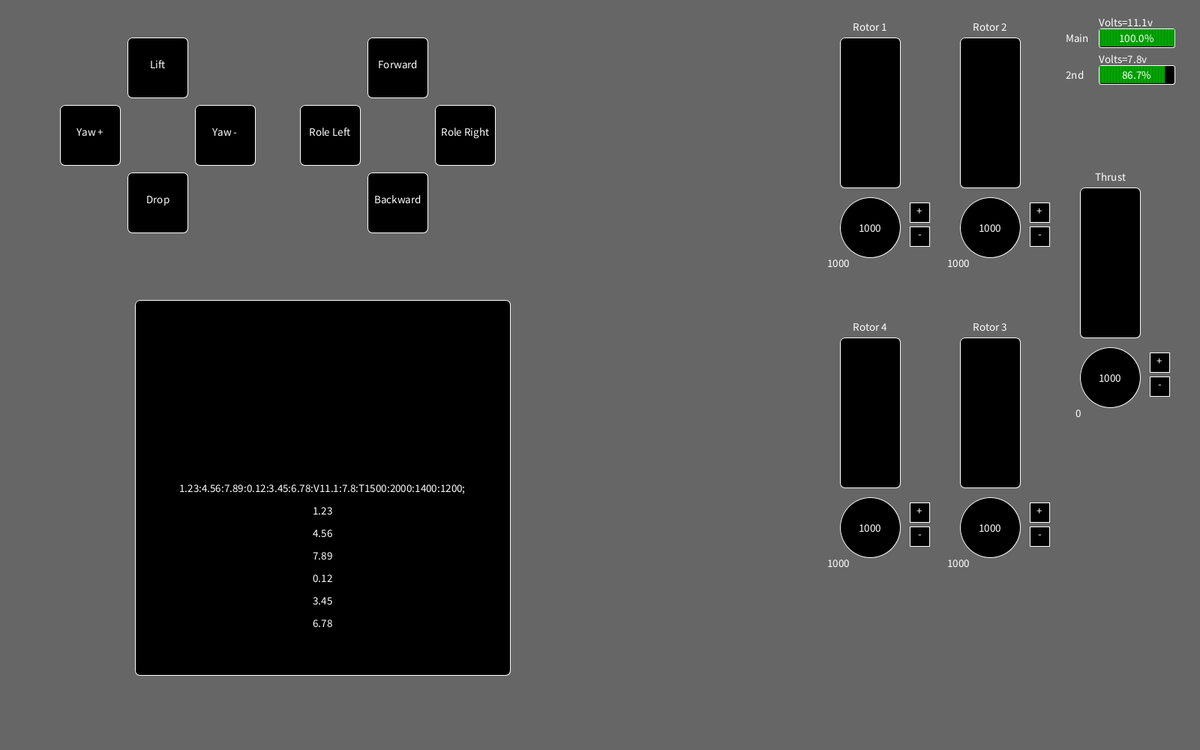
Frame 1 (no input)
Frame 60 (the mouse pressed at the canvas centre just before this capture): identical to frame 1, image omitted
Frame 120 (the mouse held since frame 60 and released just before this capture): identical to frame 1, image omitted

The Processing sketch that drew this single still picture (run headless with seeded random() and noise(); from frame 60 on, the mouse is pressed at the canvas centre):

// Processing sketch: Drone_design_1
// ── Drone_design_1.pde
/*
17/05/2019
System still in design & development.
Added the incomming string functionality.
The incomming string will carry the MPU data,Battery Voltage, and Rotors thrust.
MPU data and Battery voltage can is derived from incomming string, rotor thrust is yet to be derived.
Many bugs to be rectified and removed yet.
Code is not pluggable yet
Next Update:
1)Incomming string will be able to derive rotor thrust value.
2)Outgoing string will be created.
3)Outgoing string will have 4 rotor thrust value instead of just one(i.e. each rotor's thrust will be sent independtly)
4)Remove all extra unused or unnecessary code.
The actual pluggable design of RC will be in Drone_design_pluggable.
*/

/////////////////////////////////////////////////////////////Global Variables/////////////////////////////////////////////////
float mw,valF;
int fontSize = 15;
int rectSize = 80;     // Diameter of rect
int power = 100;
int thrt_pow = 75;
String droneRead = "1.23:4.56:7.89:0.12:3.45:6.78:V11.1:7.8:T1500:2000:1400:1200;";

//////////////////////////////////////////////////////////////////////////////////////////////////////////////////////////////
//////////////////////////////////////////////////////////////////////////////////////////////////////////////////////////////

////////////////////////////////////////////////Variables for ControlButtons Class////////////////////////////////////////////

int rectX_thrst, rectY_thrst;      // Position of square button
int rectX_hld, rectY_hld;      // Position of square button
int rectX_lnd, rectY_lnd;      // Position of square button
int rectX_role_r, rectY_role_r;      // Position of square button
int rectX_role_l, rectY_role_l;      // Position of square button
int rectX_ptch_fwd, rectY_ptch_fwd;      // Position of square button
int rectX_ptch_bkd, rectY_ptch_bkd;      // Position of square button
int rectX_yaw_cw, rectY_yaw_cw;      // Position of square button
int rectX_yaw_ccw, rectY_yaw_ccw;      // Position of square button

//////////////////////////////////////////////////Constructor for ControlButtons Class////////////////////////////////////////

ControlButtons thrst = new ControlButtons(rectX_thrst, rectY_thrst, "Lift", 'w');
ControlButtons lnd = new ControlButtons(rectX_lnd, rectY_lnd, "Drop", 's');
ControlButtons role_l = new ControlButtons(rectX_role_r, rectY_role_r, "Role Left", '4');
ControlButtons role_r = new ControlButtons(rectX_role_l, rectY_role_l, "Role Right", '6');
ControlButtons ptch_fwd = new ControlButtons(rectX_ptch_fwd, rectY_ptch_fwd, "Forward", '8');
ControlButtons ptch_bkd = new ControlButtons(rectX_ptch_bkd, rectY_ptch_bkd, "Backward", '5');
ControlButtons yaw_cw = new ControlButtons(rectX_yaw_cw, rectY_yaw_cw, "Yaw +", 'a');
ControlButtons yaw_ccw = new ControlButtons(rectX_yaw_ccw, rectY_yaw_ccw, "Yaw -", 'd');
//ControlButtons hld = new ControlButtons((rectX_hld, rectY_hld, "Hold",' ');

//////////////////////////////////////////////////////////////////////////////////////////////////////////////////////////////
//////////////////////////////////////////////////////////////////////////////////////////////////////////////////////////////

////////////////////////////////////////////////Variables for Thrust Class////////////////////////////////////////////////////

int rectCol = 200;
int rot1_x, rot1_y;
int rot2_x, rot2_y;
int rot3_x, rot3_y;
int rot4_x, rot4_y;
int rot_x, rot_y;
int thrt_val_1=1000, thrt_val_2=1000, thrt_val_3=1000, thrt_val_4=1000, thrt_val=1000, prev_val;

/////////////////////////////////////////////////Constructor for Thrust Class/////////////////////////////////////////////////

Thrust rot0 = new Thrust(rot_x, rot_y, "Thrust", thrt_val);
Thrust rot1 = new Thrust(rot1_x, rot1_y, "Rotor 1", thrt_val_1,0);    //  ccw rotors
Thrust rot2 = new Thrust(rot2_x, rot2_y, "Rotor 2", thrt_val_2,1);    //  cw rotors
Thrust rot3 = new Thrust(rot3_x, rot3_y, "Rotor 3", thrt_val_3,2);    //  cw rotors
Thrust rot4 = new Thrust(rot4_x, rot4_y, "Rotor 4", thrt_val_4,3);    //  ccw rotors

//////////////////////////////////////////////////////////////////////////////////////////////////////////////////////////////
//////////////////////////////////////////////////////////////////////////////////////////////////////////////////////////////

////////////////////////////////////////////////Variables for Battery Class///////////////////////////////////////////////////

float vlt1,vlt2;
int bat1_pos_x, bat1_pos_y,bat2_pos_x,bat2_pos_y;
int batLen = 100,batWid = 25; 

/////////////////////////////////////////////////Constructor for Battery Class////////////////////////////////////////////////

Battery bt1 = new Battery(vlt1,bat1_pos_x,bat1_pos_y,"Main",11.1,0);
Battery bt2 = new Battery(vlt2,bat2_pos_x,bat2_pos_y,"2nd",9,1);

//////////////////////////////////////////////////////////////////////////////////////////////////////////////////////////////
//////////////////////////////////////////////////////////////////////////////////////////////////////////////////////////////

///////////////////////////////////////////////////Variables for MPU Class////////////////////////////////////////////////////

int mpuBox = 500;

///////////////////////////////////////////////////Constructor for MPU Class//////////////////////////////////////////////////

MPU mpu = new MPU();//droneRead);

//////////////////////////////////////////////////////////////////////////////////////////////////////////////////////////////
//////////////////////////////////////////////////////////////////////////////////////////////////////////////////////////////

//////////////////////////////////////////////////////////////////////////////////////////////////////////////////////////////
////////////////////////////////////////This is the Setup Method()////////////////////////////////////////////////////////////
//////////////////////////////////////////////////////////////////////////////////////////////////////////////////////////////
void setup() {
  size(1600, 1000);
  smooth();
  thrst.posRect(rectSize+10, 0);
  lnd.posRect(rectSize+10, 2*(rectSize+10));
  yaw_cw.posRect(0, rectSize+10);
  yaw_ccw.posRect(2*(rectSize+10), rectSize+10);
  ptch_fwd.posRect(5*rectSize+10, 0);
  ptch_bkd.posRect(5*rectSize+10, 2*(rectSize+10));
  role_l.posRect(4*rectSize, rectSize+10);
  role_r.posRect(6*rectSize+20, rectSize+10); 
  //hld.posRect(300, 200);
  int i = 13;
  rot0.posRect(((i+4)*width/20), rectCol);
  rot1.posRect((i*width/20), 0);
  rot2.posRect(((i+2)*width/20), 0);
  rot4.posRect((i*width/20), 2*rectCol);
  rot3.posRect(((i+2)*width/20), 2*rectCol);
  
  bt1.posRect((17*width/20)+batWid,(-batWid/2));
  bt2.posRect((17*width/20)+batWid,int(1.5*batWid));
  
  mpu.posRect(2*height/20,7*height/20);
  
}
//////////////////////////////////////////////////////////////////////////////////////////////////////////////////////////////
////////////////////////////////////////This is the Draw Method()/////////////////////////////////////////////////////////////
//////////////////////////////////////////////////////////////////////////////////////////////////////////////////////////////
void draw() {
  background(102); 
  textSize(fontSize);
  thrst.drawShape(rectSize, rectSize);
  //hld.drawShape(rectSize);
  lnd.drawShape(rectSize, rectSize);
  role_l.drawShape(rectSize, rectSize);
  role_r.drawShape(rectSize, rectSize);
  ptch_fwd.drawShape(rectSize, rectSize);
  ptch_bkd.drawShape(rectSize, rectSize);
  yaw_cw.drawShape(rectSize, rectSize);
  yaw_ccw.drawShape(rectSize, rectSize);

  rot1.setReadString(droneRead);
  rot2.setReadString(droneRead);
  rot3.setReadString(droneRead);
  rot4.setReadString(droneRead);  
  
  rot0.drawShape(rectSize, rectCol, rot0.out_thrstValue,rot0.name);
  rot1.drawShape(rectSize, rectCol, rot1.in_thrstValue,rot1.name);
  rot2.drawShape(rectSize, rectCol, rot2.in_thrstValue,rot2.name);
  rot3.drawShape(rectSize, rectCol, rot3.in_thrstValue,rot3.name);
  rot4.drawShape(rectSize, rectCol, rot4.in_thrstValue,rot4.name);

  bt1.setReadString(droneRead);
  bt2.setReadString(droneRead);
  bt1.drawBat(batLen,batWid,bt1.name);
  bt2.drawBat(batLen,batWid,bt2.name);
  
  fill(0);
  mpu.drawRect(mpuBox,mpuBox);
  mpu.setReadString(droneRead);
  mpu.dispReadString();
  
  if(keyPressed || mousePressed)
  {
    if(thrst.btnClicked())
    {
      rot0.setThrust(thrt_pow);
      movement(rot1,rot2,rot3,rot4,rot0.getThrust());
    }
    if(lnd.btnClicked())
    {
      rot0.setThrust(-thrt_pow);
      movement(rot1,rot2,rot3,rot4,rot0.getThrust());
    }
    if(ptch_fwd.btnClicked())
      movement(rot1,rot2);
    if(ptch_bkd.btnClicked())
      movement(rot3,rot4);
    if(role_r.btnClicked())
      movement(rot2,rot3);
    if(role_l.btnClicked())
      movement(rot1,rot4);
    if(yaw_cw.btnClicked())
      movement(rot1,rot3);
    if(yaw_ccw.btnClicked())
      movement(rot2,rot4);      
  }    
  else
    movement(rot1,rot2,rot3,rot4,rot0.getThrust());  
}
void mouseWheel(MouseEvent event){  mw = event.getCount();  }

void movement(Thrust t1, Thrust t2)
{
  int flank = rot0.getThrust()-power;
  t1.stThrst(flank);
  t2.stThrst(flank);
  //text(flank,100,100);
}
void movement(Thrust t1, Thrust t2,Thrust t3,Thrust t4,int th)
{
  t1.stThrst(th);
  t2.stThrst(th);
  t3.stThrst(th);
  t4.stThrst(th);
}
//////////////////////////////////////////////////////////////////////////////////////////////////////////////////////////
/////////////////////////////////////////This is the Base Shape Class/////////////////////////////////////////////////////
//////////////////////////////////////////////////////////////////////////////////////////////////////////////////////////
class Shape
{
  int pos_x, pos_y;
  int i, j;
  void posRect(int i, int j)
  {
    pos_x = (width/20)+i;
    pos_y = (height/20)+j;
  }
  void drawRect(int len, int br, int curve, int thrst_val, String name)
  {
    fill(0);
    stroke(255);
    rect(pos_x, pos_y, len, br, curve);
    textAlign(CENTER, CENTER);
    fill(255);
    text(name, pos_x+(rectSize/2), pos_y-fontSize);
    text(thrst_val, pos_x+(rectSize/2), pos_y+rectCol+(rectSize/1.5));
  }
  void drawRect(int len, int br)
  {
    stroke(255);
    rect(pos_x, pos_y, len, br, 7);
  }
  void btnClick(int x_cord, int y_cord, int x_range,int y_range,Thrust t,int inr)
  {
    fill(0);
    if (mouseX >= x_cord && mouseX <= x_cord+x_range && mouseY >= y_cord && mouseY <= y_cord+y_range)
      fill(50);
    if ((mouseX >= x_cord && mouseX <= x_cord+x_range && mouseY >= y_cord && mouseY <= y_cord+y_range && mousePressed == true))
    {
      fill(100);
      t.setThrust(inr);
    }
  }
  boolean btnClick(int x_cord, int y_cord, int range,char dir)
  {
    boolean clicked = false;
    fill(0);
    if (mouseX >= x_cord && mouseX <= x_cord+range && mouseY >= y_cord && mouseY <= y_cord+range)
      fill(50);
    if ((mouseX >= x_cord && mouseX <= x_cord+range && mouseY >= y_cord && mouseY <= y_cord+range && mousePressed == true) || ( keyPressed == true && key == dir))
    {
      clicked = true;
      fill(100);
    }
    return clicked;
  }
}
//////////////////////////////////////////////////////////////////////////////////////////////////////////////////////////////
/////////////////////////////////////////This is the Control Button Class/////////////////////////////////////////////////////
//////////////////////////////////////////////////////////////////////////////////////////////////////////////////////////////
class ControlButtons extends Shape
{
  int pos_x, pos_y;
  String name;
  char dir;
  int i, j, len, br;
  boolean clicked;
  ControlButtons(int pos_x, int pos_y, String name, char dir)  /////////Only Constructor of the ControlButton Class///////////
  {
    this.pos_x = pos_x;
    this.pos_y = pos_y;
    this.name = name;
    this.dir = dir;
  }
  char getDir(){return dir;}                                  ////////Returns the char assigned to the Button/////////////////
  
  void drawShape(int len, int br)                //////////Draws the Button from the Base Class Shape////////////
  {   
    clicked = super.btnClick(super.pos_x,super.pos_y,rectSize,dir);     //////////Calls the btnClick() method of base class///////////// 
    super.drawRect(len, br);                            //////////Calls the drawRect() method of base class/////////////
    textAlign(CENTER, CENTER);
    fill(255);
    text(name, super.pos_x, super.pos_y-(rectSize/16), rectSize, rectSize);
  }
  boolean btnClicked()
  {
    if(clicked)
      return true;
    else
      return false;
  }
}
//////////////////////////////////////////////////////////////////////////////////////////////////////////////////////////////
//////////////////////////////////////////////This is the Thrust Class////////////////////////////////////////////////////////
//////////////////////////////////////////////////////////////////////////////////////////////////////////////////////////////
/*
  All the out_thrstValue will be serialized 
  and appended to the outgoing string and will 
  be transmitted over.
  
  The incomming string will be deserialized
  and the data will be to an array of float
  in renderReadBuffer() method and the rotIndex
  will provide index of each rotor.
*/
class Thrust extends Shape
{
  int pos_x, pos_y;
  String name, readBuffer;
  int thrst_dir, thrst1, rotIndex, prev_index;   
  int in_thrstValue;                 //////////in_thrstValue is the thrust value which is  received from the drone////////////
  int out_thrstValue;                //////////out_thrstValue is the thrust value which is to be sent to the drone////////////
  boolean clickp = false, clickm = false;
  
  Thrust(int pos_x, int pos_y, String name, int out_thrstValue)
  {
    this.pos_x = pos_x;
    this.pos_y = pos_y;
    this.name = name;
    this.out_thrstValue = out_thrstValue;
    rotIndex = 5;
  }
  Thrust(int pos_x, int pos_y, String name, int in_thrstValue,int rotIndex)
  {
    this.pos_x = pos_x;
    this.pos_y = pos_y;
    this.name = name;
    this.in_thrstValue = in_thrstValue;
    this.rotIndex = rotIndex;
  }
  String getReadString(){return readBuffer;}
  void setReadString(String readBuffer){this.readBuffer = readBuffer;}
  int getThrust(){return in_thrstValue;}
  void setThrust(int out_thrstValue)
  {
    if(this.out_thrstValue>=1000 && this.out_thrstValue<=2000)
      this.out_thrstValue += out_thrstValue/10;
    if(this.out_thrstValue>=2000)
      this.out_thrstValue = 2000;
    if(this.out_thrstValue<=1000)
      this.out_thrstValue = 1000;
  }
  void stThrst(int out_thrstValue)  
  {
    if(this.out_thrstValue>=1000 && this.out_thrstValue<=2000)
      this.out_thrstValue = out_thrstValue + thrst_dir;
    if(this.out_thrstValue>=2000)
      this.out_thrstValue = 2000;
    if(this.out_thrstValue<=1000)
      this.out_thrstValue = 1000;
  }
  void drawShape(int len, int br, int in_thrstValue,String name)
  {  
    fill(0);
    circle(super.pos_x+(rectSize/2), super.pos_y+rectCol+(rectSize/1.5), rectSize);  //Thrust display circle
    fill(255);
    super.drawRect(len, br, 7, in_thrstValue, name);
    dispThrust(in_thrstValue);
    dispThrustControl();
  }
  void dispThrust(int in_thrstValue)
  {
    fill(0,0,255);
    noStroke();
    float i;
    for(i=100; i<(in_thrstValue/5)-105;i+=5)
      rect(super.pos_x+2,super.pos_y+(1.5*rectCol)-i-7,.96*rectSize,(rectCol/20)-5.75,1);
    stroke(255);
  }
  void dispThrustControl()
  {
    thrst1 = in_thrstValue;
    int inr_size = rectSize/3;
    int inr_x = super.pos_x+(rectSize)+inr_size/2;
    int inr_y = super.pos_y+rectCol+(rectSize/4);
    super.btnClick(inr_x,inr_y,inr_size,inr_size,this,thrt_pow);
    rect(inr_x,inr_y , inr_size,inr_size);  //Thrust display circle
    fill(255);
    text("+",inr_x+(inr_size/2),inr_y+(inr_size/2.5));  //Thrust display circle
    super.btnClick(inr_x,int(inr_y+(1.25*inr_size)),inr_size,inr_size,this,-thrt_pow);
    rect(inr_x, inr_y+1.25*inr_size, inr_size,inr_size);  //Thrust display circle
    fill(255);
    text("-",inr_x+(inr_size/2),inr_y+1.6*inr_size);  //Thrust display circle
    thrst_dir = thrst_dir +in_thrstValue - thrst1;
    text(in_thrstValue,super.pos_x-2,super.pos_y+(1.5*rectCol));
  }
  void thrustValues(){}
  void thrustValues(int rotIndex)
  {
    int[] rotValues = renderReadBuffer(readBuffer);
    in_thrstValue = rotValues[rotIndex];
  }
  int[] renderReadBuffer(String readBufferString)
  {
    String readString = "";
    int[] rotValues = new int[4];
    int index = readBufferString.indexOf('T');
    for(int i=0;i<rotValues.length;i++)
    {
      prev_index = index+1;
      index = readBufferString.indexOf(':',index+1);
      readString = readBufferString.substring(prev_index,index);
      rotValues[i] = int(readString);
    }
    return rotValues;
  }
}
//////////////////////////////////////////////////////////////////////////////////////////////////////////////////////////////
//////////////////////////////////////////////This is the Battery Class///////////////////////////////////////////////////////
//////////////////////////////////////////////////////////////////////////////////////////////////////////////////////////////
class Battery extends Shape
{
  float volt,max;
  int pos_x, pos_y,batIndex,prev_index;
  String name,readBuffer;
  Battery(float volt,int pos_x,int pos_y,String name,float max,int batIndex)
  {
    this.volt = volt;
    this.pos_x = pos_x;
    this.pos_y = pos_y;
    this.name = name;
    this.max = max;
    this.batIndex = batIndex;
  }
  String getReadString(){return readBuffer;}
  void setReadString(String readBuffer){this.readBuffer = readBuffer;}
  void drawBat(int len, int br, String name)                //////////Draws the Button from the Base Class Shape////////////
  {    
    fill(0);
    super.drawRect(len, br);                                //////////Calls the drawRect() method of base class/////////////
    fill(255);
    textAlign(LEFT,CENTER);
    text(name, super.pos_x-1.75*batWid, super.pos_y,batWid*2,batWid);
    dispVolt();
  }
  void dispVolt()
  {
    float[] batValues = renderReadBuffer(readBuffer);
    volt = batValues[batIndex];
    fill(0);
    rect(super.pos_x, super.pos_y, batLen+1, batWid,3);
    fill(0,175,0);
    float j = 0.5;
    float per = (volt/max)*100;
    noStroke();
    for(float i = 0; i<per; i+=0.8)
      rect(super.pos_x+i+1, super.pos_y+1, 1, batWid-2,3);
    stroke(255);
    fill(255);
    textAlign(LEFT,BOTTOM);
    
    text("Volts="+volt+"v",super.pos_x,super.pos_y);
    textAlign(CENTER,CENTER);
    text(nf(per,0,1)+"%",super.pos_x,super.pos_y,batLen,batWid);
  }
  float[] renderReadBuffer(String readBufferString)
  {
    String readString = "";
    float[] batValues = new float[2];
    int index = readBufferString.indexOf('V');
    for(int i=0;i<batValues.length;i++)
    {
      prev_index = index+1;
      index = readBufferString.indexOf(':',index+1);
      readString = readBufferString.substring(prev_index,index);
      batValues[i] = float(readString);
    }
    return batValues;
  }
}
//////////////////////////////////////////////////////////////////////////////////////////////////////////////////////////////
//////////////////////////////////////////////////This is the MPU Class///////////////////////////////////////////////////////
//////////////////////////////////////////////////////////////////////////////////////////////////////////////////////////////
class MPU extends Shape
{
  int pos_x,pos_y;
  float X,Y,Z; 
  String readBuffer;
  MPU(){}
  void mpuSetX(float X){this.X = X;}
  void mpuSetY(float Y){this.Y = Y;}
  void mpuSetZ(float Z){this.Z = Z;}
  
  float mpuGetX(){return X;}
  float mpuGetY(){return Y;}
  float mpuGetZ(){return Z;}
  
  String getReadString(){return readBuffer;}
  void setReadString(String readBuffer){this.readBuffer = readBuffer;}
  void dispReadString()
  {
    fill(255);
    textAlign(CENTER,CENTER);
    text(readBuffer,super.pos_x,super.pos_y,mpuBox,mpuBox);
    float[] mpuVal = renderReadBuffer(readBuffer);
    for(int i =1; i<mpuVal.length+1;i++)
      text(str(mpuVal[i-1]),super.pos_x,super.pos_y+(i*30),mpuBox,mpuBox);
  }
  float[] renderReadBuffer(String readBufferString)
  {
    String readString;
    float[] mpuValues = new float[6];
    int index = -1,prev_index;
    for(int i = 0;i<mpuValues.length;i++)
    {
      prev_index = index+1;
      index = readBufferString.indexOf(':',index+1);
      readString = readBufferString.substring(prev_index,index);
      mpuValues[i] = float(readString);
    }
    return mpuValues;
  }
  float[] setGyro(float[] mpu)
  {
    float[] gyroValues = new float[3];
    for(int i=0;i<mpu.length;i++)
      if(i<3) gyroValues[i] = mpu[i];
    return gyroValues;
  }
  float[] setAccel(float[] mpu)
  {
    float[] accelValues = new float[3];
    for(int i=0;i<mpu.length;i++)
      if(i>2) accelValues[i+3] = mpu[i];
    return accelValues;
  }
  
}
class Gyroscope extends MPU
{
  float rX, rY, rZ;
  Gyroscope(float rX,float rY,float rZ)
  {
    this.rX = rX;
    this.rY = rY;
    this.rZ = rZ;
  }
  
}
class Accelerometer extends MPU
{
  float gFX, gFY, gFZ;
  Accelerometer(float gFX,float gFY,float gFZ)
  {
    this.gFX = gFX;
    this.gFY = gFY;
    this.gFZ = gFZ;
  }
}
//drone.print(String(rX)+":"+String(rY)+":"+String(rZ)+":"+String(gFX)+":"+String(gFY)+":"+String(gFZ)+":");
//drone.print(String(vin[0])+":"+String(vin[1])+":"+String(int(x[0]))+":"+String(int(x[1]))+":"+String(int(x[2]))+":"+String(int(x[3]))+":;");
